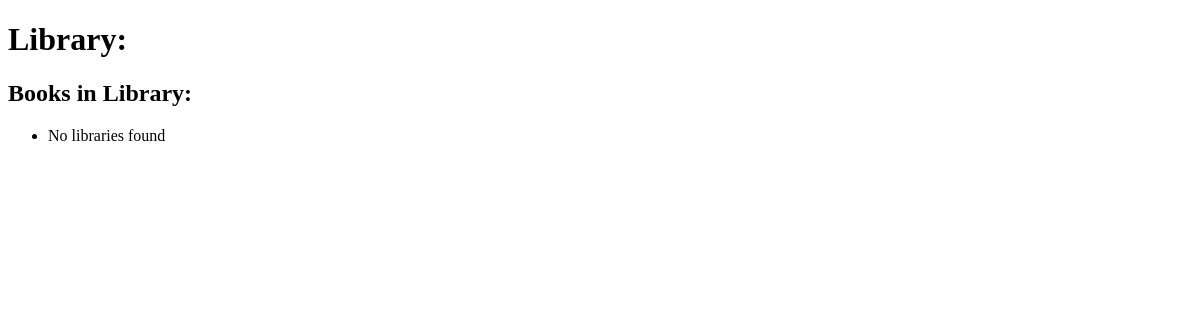
Before: /libraries/ with the older database file.
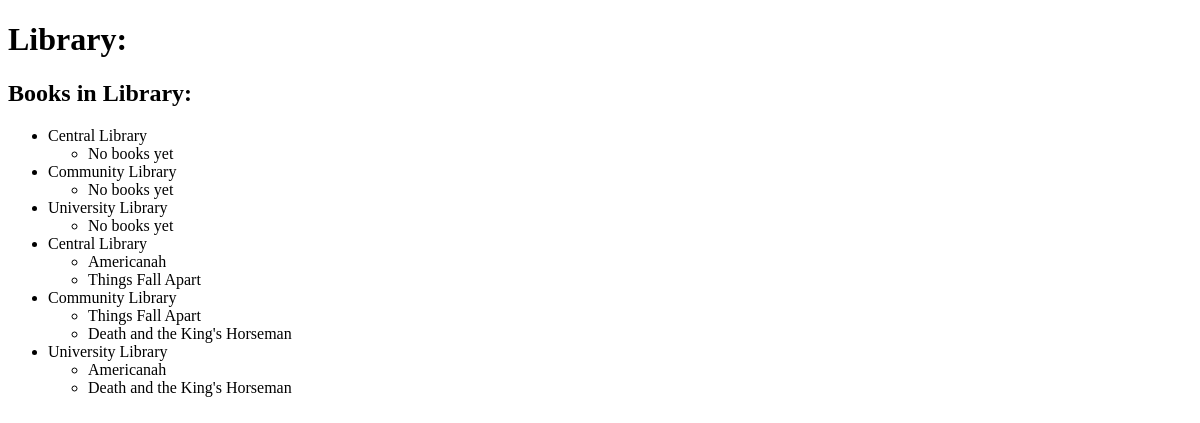
After: the same page with the newer database file.
### relationship_app/models.py (models this page shows, shortened)
class Library(models.Model):
    name = models.CharField(max_length=200)
    books = models.ManyToManyField(Book, related_name="books")

class Book(models.Model):
    title = models.CharField(max_length=200)
    author = models.ForeignKey(Author, on_delete=models.CASCADE, related_name='authors')
    class Meta:
        permissions = [
            ("can_add_book", "Can add a book"),
            ("can_change_book", "Can change a book"),
            ("can_delete_book", "Can delete a book"),
        ]

### relationship_app/views.py (the view)
# urls.py: path('libraries/', list_books),
def list_books(request):
    libraries = Library.objects.prefetch_related('books')
    return render(request, 'libraries.html', {'libraries': libraries})

### relationship_app/templates/libraries.html (shortened to what this page needs)
<!DOCTYPE html>
<html lang="en">
  <head>
  </head>
  <body>
    <h1>Library: {{ library.name }}</h1>
    <h2>Books in Library:</h2>
    <ul>
      {% for library in libraries %}
      <li>
        {{ library.name }}
        <ul>
          {% for book in library.books.all %}
          <li>{{ book.title }}</li>
          {% empty %}
          <li>No books yet</li>
          {% endfor %}
        </ul>
      </li>
      {% empty %}
      <li>No libraries found</li>
      {% endfor %}
    </ul>
  </body>
</html>

Changed rows visible on the page:
added Library: name "Central Library"
added Library: name "Community Library"
added Library: name "University Library"
added Library: name "Central Library"
added Book: title "Americanah"
added Book: title "Things Fall Apart"
added Library: name "Community Library"
added Book: title "Death and the King's Horseman"
added Library: name "University Library"
Other visible differences:
text no longer shown: "No libraries found"
